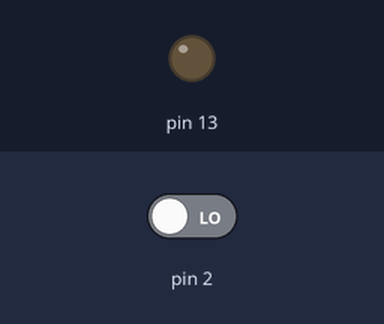
A sketch run on a simulated Arduino Uno, built with avr-gcc and run on an emulated ATmega328P. Parts: output pins drawn as LEDs (lit = HIGH). Inputs (shaded band) come from the test bench; at power-on: pin 2 LOW.

Above: at 1.2 s.
1.3 s: pin 2 driven HIGH
At 2.5 s:
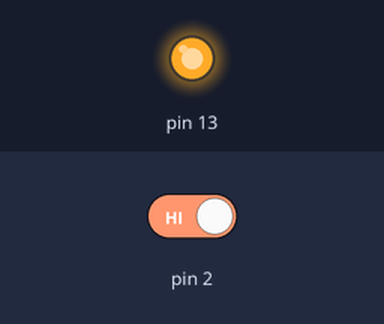
2.8 s: pin 2 driven LOW
At 3.6 s:
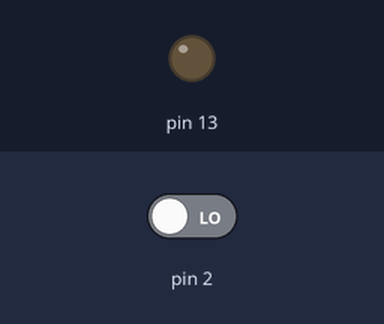
Timing chart, 0 to 5.8 s (numbered marks = the images above; inputs shaded):
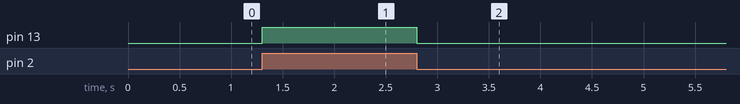

The sketch:

Ex_1.ino
```cpp
void setup(){
  DDRB = 0b00100000;      //PB5 as output
  SREG |= 0b10000000;     //Enable interrupts in general
  EIMSK = 0b00000001;     //Enable INT0 (PD2)
  EICRA = 0b00000001;     //Set interrupt mode to any logic change
}

extern "C"{
  ISR(INT0_vect){
    bool pin_status = ((PIND) & 0b00000100);   //Read pin 2 (PD2)
    PORTB = pin_status << 5; //Same as digitalWrite(13, digitalRead(2))
  }
}

void loop(){
}
```

Measured:
- after the input at 1.3 s, pin 13: LOW → HIGH at once
- after the input at 2.8 s, pin 13: HIGH → LOW at once
